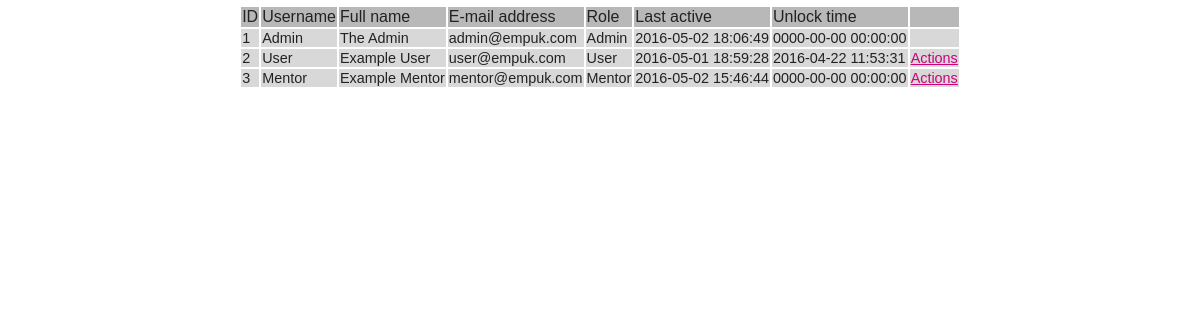
Page /admin/view-users.php (signed in) on the committed database.
### tables this page shows
CREATE TABLE IF NOT EXISTS `empuk_users` (
  `id` int(16) NOT NULL AUTO_INCREMENT,
  `username` varchar(30) NOT NULL,
  `password` varchar(127) NOT NULL,
  `forename` varchar(20) NOT NULL,
  `surname` varchar(20) NOT NULL,
  `email` varchar(60) NOT NULL,
  `question` int(1) NOT NULL,
  `answer` varchar(127) NOT NULL,
  `role` varchar(10) NOT NULL,
  `paired` tinyint(1) NOT NULL,
  `online` tinyint(1) NOT NULL,
  `last_active` datetime NOT NULL,
  `attempts` int(1) NOT NULL,
  `time_locked` datetime NOT NULL,
  PRIMARY KEY (`id`)
);

### admin/view-users.php (the view, shortened to what this page needs)
<link type="text/css" rel="stylesheet" href="../style.css" />
<?php
require '../db.php';
if($_SESSION['role'] == "Admin"){
	$sql = "SELECT id, username, forename, surname, email, role, last_active, time_locked FROM empuk_users";
	$result = $conn->query($sql);
	if ($result->num_rows > 0)
	{
		echo "<table id='user-table' align=center><tr id='usertable-toprow'><td>ID</td><td>Username</td><td>Full name</td><td>E-mail address</td><td>Role</td><td>Last active</td><td>Unlock time</td><td></td></tr>";
		while($row = $result->fetch_assoc()) {
			echo "<tr id='usertable-datarow'>
			<td>" . $row['id'] . "</td>
			<td>" . $row['username'] . "</td>
			<td>" . $row['forename'] . " " . $row['surname'] .  "</td>
			<td>" . $row['email'] . "</td>
			<td>" . $row['role'] . "</td>
			<td>" . $row['last_active'] . "</td>
			<td>" . $row['time_locked'] . "</td>";
			if ($row['role'] == "Admin"){
				echo "<td></td></tr>";
			}
			else {
				echo "<td><a href='admin/user-actions.php?id=" . $row['id'] . "'>Actions</a></td></tr>";
			}
		}
		echo "</table>";
	}
	else
	{
		echo $conn->error;
	}
}
else {
	header("Location: ../index.php");
}
?>

### style.css (style rules this page uses)
a { color:#CC027B; text-decoration:underline; }
#user-table { margin:5px auto; }
#usertable-toprow { background-color:#b8b8b8; padding:2px; }
#usertable-datarow { background-color:#d8d8d8; font-size:90%; padding:2px; }

### rows in the picture
empuk_users: id "1", username "Admin", forename "The", surname "Admin", email "admin@empuk.com", role "Admin", last_active "2016-05-02 18:06:49", time_locked "0000-00-00 00:00:00"
empuk_users: id "2", username "User", forename "Example", surname "User", email "user@empuk.com", role "User", last_active "2016-05-01 18:59:28", time_locked "2016-04-22 11:53:31"
empuk_users: id "3", username "Mentor", forename "Example", surname "Mentor", email "mentor@empuk.com", role "Mentor", last_active "2016-05-02 15:46:44", time_locked "0000-00-00 00:00:00"
